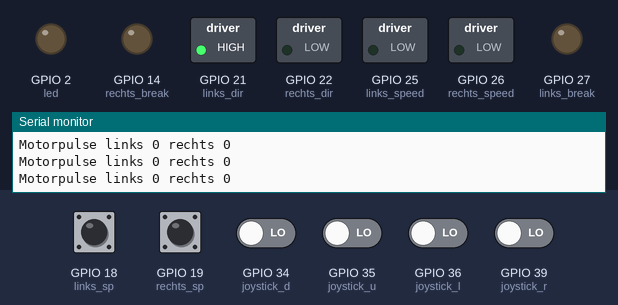
This sketch was run on a simulated ESP32. On the bench: switched loads named in the sketch (green lamp = pin HIGH), output pins drawn as LEDs (lit = HIGH), the last lines printed to the serial monitor. The inputs (shaded band) are chosen by the test bench; at power-on: GPIO 18 (links_sp), GPIO 19 (rechts_sp) HIGH, GPIO 34 (joystick_d), GPIO 35 (joystick_u), GPIO 36 (joystick_l), GPIO 39 (joystick_r) LOW.

Above: at 1.2 s.
1.3 s: GPIO 35 (joystick_u) driven HIGH
At 3.9 s:
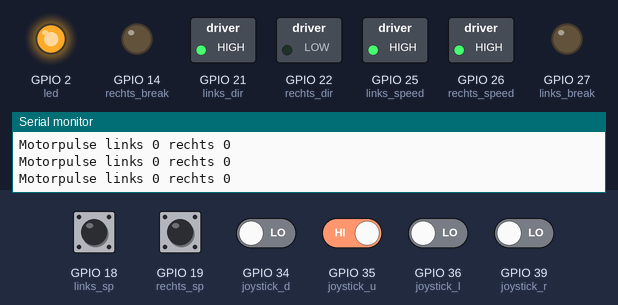
4.3 s: GPIO 36 (joystick_l) driven HIGH
At 5.5 s:
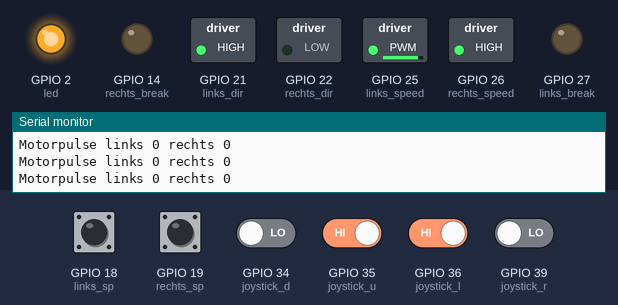
6.0 s: GPIO 35 (joystick_u) driven LOW
At 6.7 s:
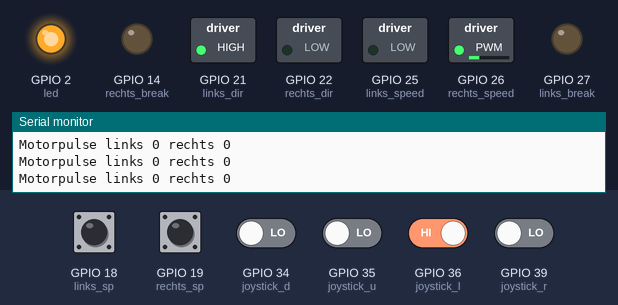
7.5 s: GPIO 39 (joystick_r) driven HIGH
At 7.9 s:
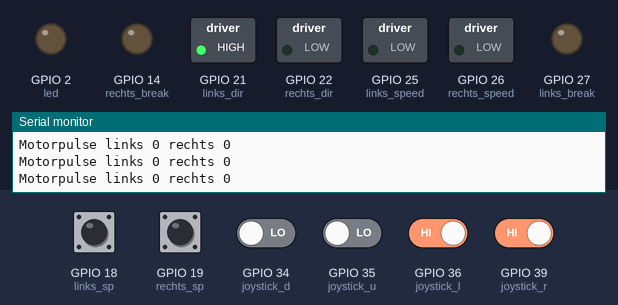
9.0 s: GPIO 34 (joystick_d) driven HIGH
At 10.2 s:
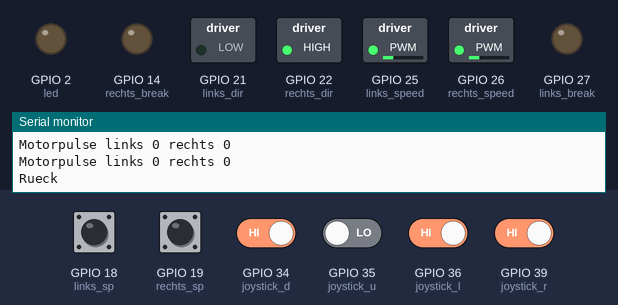
10.5 s: GPIO 34 (joystick_d) driven LOW
At 11.5 s:
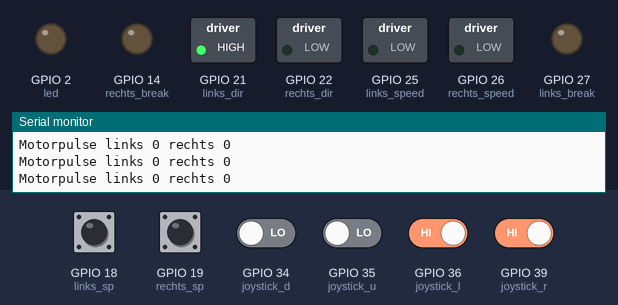
Timing chart, 0 to 13.0 s (numbered marks = the images above; inputs shaded):
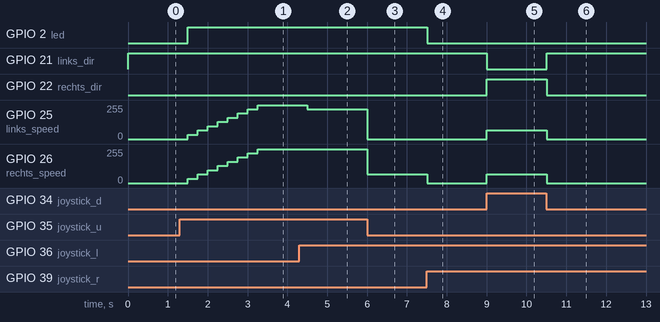

The sketch:

prototype1.ino
```cpp
// Pins die den Startup verhindern: 12 (low on reset?), 2 (LED)

int links_speed = 25;         // Geschwindigkeit linker motor
int links_dir = 21;           // drehrichtung linker motor
// int links_enable = ;       // noch ohne Fkt. - stop linker motor
int links_break = 27;         // bremse linker motor
int links_sp = 18;            // Speed Pulse Tachosignal

int rechts_speed = 26;        // Geschwindigkeit linker motor
int rechts_dir = 22;          // drehrichtung linker motor
// int rechts_enable = ;      // noch ohne Fkt. - stop linker motor
int rechts_break = 14;        // bremse linker motor
int rechts_sp = 19;           // Speed Pulse Tachosignal

// Joystick - (u)p, (d)own, (l)eft, (r)ight
int joystick_u = 35;
int joystick_d = 34;
int joystick_l = 36;
int joystick_r = 39;

// onboard Status LED
int led = 2;
bool led_status = 0;

const bool vorw = 1;
const bool zurr = 0;

// fuer stop - ist letztlich nur ein "enable"
// TODO:
// for enable, set GPIO to INPUT
// for disable, set GPIO to OUTPUT and LOW
// putting it to OUTPUT and HIGH causes a malfunction resulting in fullspeed
const bool ausschalten = 1;
const bool einschalten = 0;

// fuer break
const bool bremsen = 1;
const bool loesen  = 0;

// Geschwindigkeit 8bit: 0-255
int geschwindigkeit = 0;
int geschwindigkeit_l = 0;
int geschwindigkeit_r = 0;

// Pulse counter
int pulse_li = 0;
int pulse_re = 0;

void IRAM_ATTR isr_li() {
	pulse_li++;
}

void IRAM_ATTR isr_re() {
	pulse_re++;
}

void setup() {
  Serial.begin(115200);

  // LED
  pinMode(led, OUTPUT);

  pinMode(links_speed, OUTPUT);
  pinMode(links_dir, OUTPUT);
//  pinMode(links_enable, INPUT); //todo
  pinMode(links_break, OUTPUT);

  pinMode(rechts_speed, OUTPUT);
  pinMode(rechts_dir, OUTPUT);
 // pinMode(rechts_enable, INPUT); //todo
  pinMode(rechts_break, OUTPUT);

  // Joystick
  pinMode(joystick_u, INPUT_PULLDOWN);
  pinMode(joystick_d, INPUT_PULLDOWN);
  pinMode(joystick_l, INPUT_PULLDOWN);
  pinMode(joystick_r, INPUT_PULLDOWN);

  // Controller Ausgang Speed Pulse Out - Tachosignal
  pinMode(links_sp, INPUT);
  pinMode(rechts_sp, INPUT);

  analogWrite(links_speed, geschwindigkeit_l);
  analogWrite(rechts_speed, geschwindigkeit_r);

  digitalWrite(links_dir, vorw);
  digitalWrite(rechts_dir, !vorw); //motoren gegenlaeufig

  digitalWrite(links_break, loesen);
  digitalWrite(rechts_break, loesen);

  attachInterrupt(links_sp, isr_li, FALLING);
  attachInterrupt(rechts_sp, isr_re, FALLING);
}

void loop() {
  /*
  if (led_status==1) {
    led_status=0;
  } else {
    led_status=1;
  }
  */

  if (digitalRead(joystick_u) == HIGH) {
    led_status=1;
    // vorwaerts
    if (geschwindigkeit < 255) {
      geschwindigkeit += 32;
    } else {
      geschwindigkeit = 255;
    }
    if (digitalRead(joystick_r) && !digitalRead(joystick_l)) {
      geschwindigkeit_l = geschwindigkeit;
      geschwindigkeit_r = geschwindigkeit - 32;
    } else {
      if (!digitalRead(joystick_r) && digitalRead(joystick_l)) {
        geschwindigkeit_r = geschwindigkeit;
        geschwindigkeit_l = geschwindigkeit - 32;
      } else {
        geschwindigkeit_l = geschwindigkeit;
        geschwindigkeit_r = geschwindigkeit;
      }
    }
  } else {
    if (digitalRead(joystick_r) && !digitalRead(joystick_l)) {
      geschwindigkeit_l = 64;
      geschwindigkeit_r = 0;
    } else {
      if (!digitalRead(joystick_r) && digitalRead(joystick_l)) {
        geschwindigkeit_r = 64;
        geschwindigkeit_l = 0;
      } else {
        if (digitalRead(joystick_d) && (pulse_li == 0) && (pulse_re == 0)) {
          Serial.printf("Rueck\n");
          digitalWrite(links_dir, zurr);
          digitalWrite(rechts_dir, !zurr); //motoren gegenlaeufig
          analogWrite(links_speed, 64);
          analogWrite(rechts_speed, 64);
          while (digitalRead(joystick_d)){
            delay(50);
          }
          digitalWrite(links_dir, vorw);
          digitalWrite(rechts_dir, !vorw); //motoren gegenlaeufig
          geschwindigkeit_l = 0;
          geschwindigkeit_r = 0;
          geschwindigkeit = 0;
        } else {
          geschwindigkeit_l = 0;
          geschwindigkeit_r = 0;
          geschwindigkeit = 0;
          led_status = 0;
        }
      }
    }

  }

  analogWrite(links_speed, geschwindigkeit_l);
  analogWrite(rechts_speed, geschwindigkeit_r);

  digitalWrite(led, led_status);
  Serial.printf("Motorpulse links %u rechts %u \n", pulse_li, pulse_re);
  pulse_re = 0;
  pulse_li = 0;

  delay(250);
}
```

Measured:
- after the input at 1.3 s, GPIO 2 (led): LOW → HIGH after 0.20 s; GPIO 25 (links_speed), GPIO 26 (rechts_speed): moves from 0/255 to 255/255 over 1.8 s, starting after 0.20 s
- after the input at 4.3 s, GPIO 25 (links_speed): 255/255 → 223/255 after 0.20 s
- after the input at 6.0 s, GPIO 25 (links_speed): 223/255 → 0/255 at once; GPIO 26 (rechts_speed): 255/255 → 64/255 at once
- after the input at 7.5 s, GPIO 2 (led): HIGH → LOW at once; GPIO 26 (rechts_speed): 64/255 → 0/255 at once
- after the input at 9.0 s, GPIO 21 (links_dir): HIGH → LOW at once; GPIO 22 (rechts_dir): LOW → HIGH at once; GPIO 25 (links_speed), GPIO 26 (rechts_speed): 0/255 → 64/255 at once
- after the input at 10.5 s, GPIO 21 (links_dir): LOW → HIGH at once; GPIO 22 (rechts_dir): HIGH → LOW at once; GPIO 25 (links_speed), GPIO 26 (rechts_speed): 64/255 → 0/255 at once
